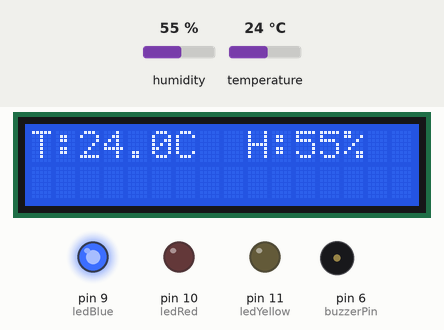
A sketch run on a simulated Arduino Uno, built with avr-gcc and run on an emulated ATmega328P. Parts: 16×2 character LCD, output pins drawn as LEDs (lit = HIGH), buzzer (waves = sounding). The inputs (shaded band) are chosen by the test bench; at power-on: temperature 24 °C, humidity 55 %. What the sketch prints to the serial monitor is not drawn.

Above: at 3.3 s.
3.4 s: temperature set to 27 °C
At 7.1 s:
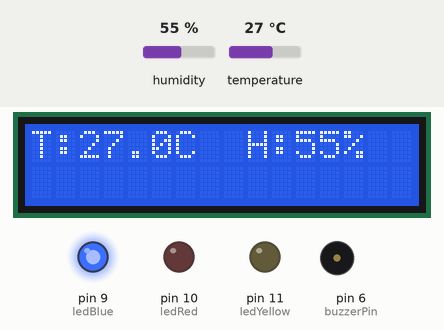
8.2 s: temperature set to 30 °C
At 11.4 s:
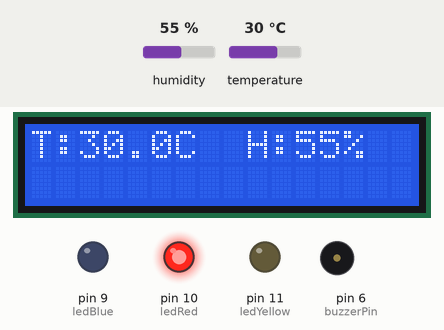
15.6 s: temperature set to 12 °C
At 18.6 s:
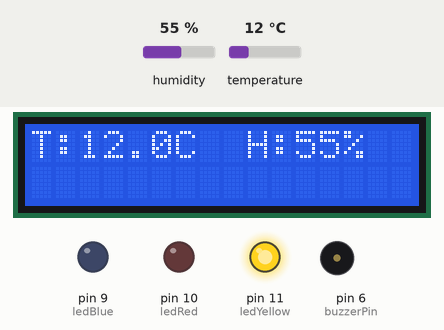
20.4 s: humidity set to 22 %
At 22.9 s:
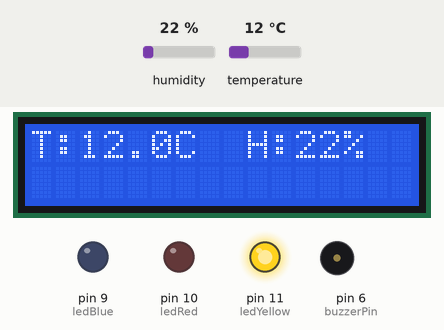
25.2 s: temperature set to 18 °C
At 27.1 s:
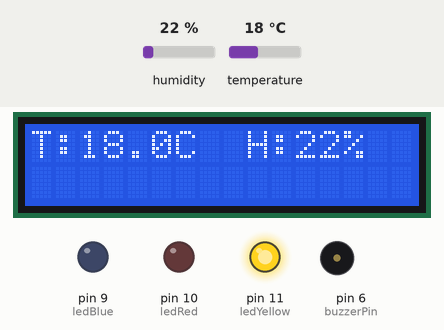
30.0 s: temperature set to 21 °C
At 31.3 s:
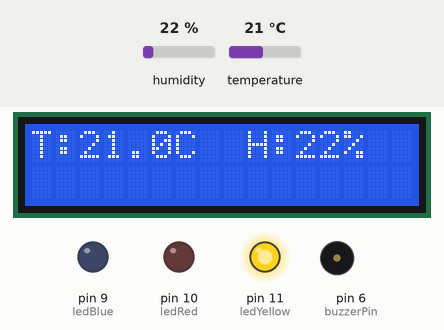
Timing chart, 0 to 33.0 s (numbered marks = the images above; inputs shaded):
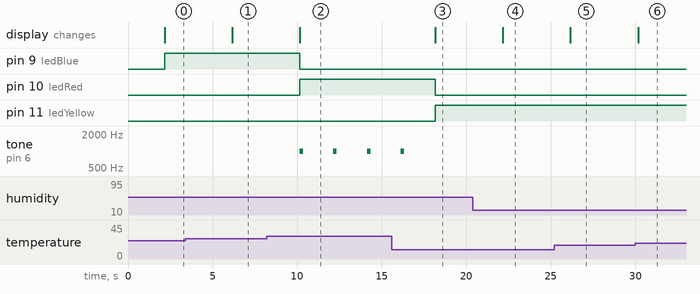

Measured:
- the behaviour switches between 28 and 29 °C on temperature (found by bisection; images 1 and 2)
- after the input at 3.4 s, the display: changes after 2.8 s (image 1)
- after the input at 8.2 s, pin 9 (ledBlue): HIGH → LOW after 2.0 s; pin 10 (ledRed): LOW → HIGH after 2.0 s; tone on pin 6 (buzzerPin): alternates 1000 Hz for 0.20 s and silent for 1.8 s, starting after 2.0 s; the display: changes after 2.0 s (image 2)
- after the input at 15.6 s, pin 10 (ledRed): HIGH → LOW after 2.6 s; pin 11 (ledYellow): LOW → HIGH after 2.6 s; tone on pin 6 (buzzerPin): goes on until 16.3 s, then stays silent; the display: changes after 2.6 s (image 3)
- after the input at 20.4 s, the display: changes after 1.8 s (image 4)
- after the input at 25.2 s, the display: changes after 0.96 s (image 5)
- after the input at 30.0 s, the display: changes after 0.16 s (image 6)

The sketch:

home_thermostat_display.ino
```cpp
/*
 * Home Thermostat Display
 * =======================
 * Reads temperature and humidity, displays on LCD,
 * and triggers visual/audible alerts when conditions exceed limits.
 *
 * Hardware:
 *   - DHT11 or DHT22 Temperature/Humidity Sensor
 *   - 16x2 LCD (I2C module recommended)
 *   - Blue LED (comfortable temp)
 *   - Red LED (too hot)
 *   - Yellow LED (too humid or too cold)
 *   - Buzzer (optional, for audible alert)
 *
 * Wiring:
 *   DHT11 Sensor:
 *     VCC  -> 5V (or 3.3V for DHT22)
 *     GND  -> GND
 *     DATA -> Pin 2
 *
 *   I2C LCD:
 *     VCC  -> 5V
 *     GND  -> GND
 *     SDA  -> A4
 *     SCL  -> A5
 *
 *   LEDs (each with 220ohm resistor):
 *     Blue LED  -> Pin 9 -> GND    (comfortable)
 *     Red LED   -> Pin 10 -> GND   (too hot)
 *     Yellow LED -> Pin 11 -> GND  (too cold/humid)
 *
 *   Buzzer:
 *     +ve  -> Pin 6
 *     -ve  -> GND
 *
 * Note: Uses LiquidCrystal_I2C library. Install via
 *   Arduino IDE: Sketch -> Include Library -> Manage Libraries
 *   Search for "LiquidCrystal I2C" by Frank de Brabander
 */

#include <DHT.h>
#include <Wire.h>
#include <LiquidCrystal_I2C.h>

#define DHTPIN 2
#define DHTTYPE DHT11  // Change to DHT22 if using DHT22

DHT dht(DHTPIN, DHTTYPE);
LiquidCrystal_I2C lcd(0x27, 16, 2);  // I2C address 0x27 or 0x3F

const int ledBlue = 9;
const int ledRed = 10;
const int ledYellow = 11;
const int buzzerPin = 6;

// Alert thresholds (adjust for your preference)
const float TEMP_COMFORT_MAX = 28.0;  // Above this = hot
const float TEMP_COMFORT_MIN = 20.0;  // Below this = cold
const float HUMID_COMFORT_MAX = 70.0; // Above this = too humid
const float HUMID_COMFORT_MIN = 30.0; // Below this = too dry

// Sensor read interval (DHT needs 2s between reads)
const unsigned long READ_INTERVAL = 2000;
unsigned long lastRead = 0;

void setup() {
  Serial.begin(9600);

  dht.begin();
  lcd.init();
  lcd.backlight();

  pinMode(ledBlue, OUTPUT);
  pinMode(ledRed, OUTPUT);
  pinMode(ledYellow, OUTPUT);
  pinMode(buzzerPin, OUTPUT);

  lcd.setCursor(0, 0);
  lcd.print("Thermostat v1.0");
  lcd.setCursor(0, 1);
  lcd.print("Initializing...");
  delay(2000);

  Serial.println("=== Home Thermostat Display ===");
  Serial.print("Temp range: ");
  Serial.print(TEMP_COMFORT_MIN);
  Serial.print("C - ");
  Serial.print(TEMP_COMFORT_MAX);
  Serial.println("C");
  Serial.print("Humidity range: ");
  Serial.print(HUMID_COMFORT_MIN);
  Serial.print("% - ");
  Serial.print(HUMID_COMFORT_MAX);
  Serial.println("%");
}

void loop() {
  unsigned long now = millis();

  if (now - lastRead >= READ_INTERVAL) {
    lastRead = now;

    float temp = dht.readTemperature();
    float humidity = dht.readHumidity();

    if (isnan(temp) || isnan(humidity)) {
      lcd.clear();
      lcd.setCursor(0, 0);
      lcd.print("Sensor Error!");
      Serial.println("Failed to read from DHT sensor!");
      allLEDsOff();
      return;
    }

    // Update LCD
    lcd.clear();
    lcd.setCursor(0, 0);
    lcd.print("T:");
    lcd.print(temp, 1);
    lcd.print("C  H:");
    lcd.print(humidity, 0);
    lcd.print("%");

    // Check conditions and update LEDs
    checkConditions(temp, humidity);

    // Serial logging
    Serial.print("Temp: ");
    Serial.print(temp, 1);
    Serial.print("C | Humidity: ");
    Serial.print(humidity, 1);
    Serial.print("% | Status: ");
    Serial.println(getStatusText(temp, humidity));
  }
}

void checkConditions(float temp, float humidity) {
  allLEDsOff();
  noTone(buzzerPin);

  if (temp > TEMP_COMFORT_MAX) {
    // Too hot
    digitalWrite(ledRed, HIGH);
    tone(buzzerPin, 1000, 200);  // Beep warning
  } else if (temp < TEMP_COMFORT_MIN) {
    // Too cold
    digitalWrite(ledYellow, HIGH);
  } else if (humidity > HUMID_COMFORT_MAX || humidity < HUMID_COMFORT_MIN) {
    // Humidity out of range
    digitalWrite(ledYellow, HIGH);
  } else {
    // Comfortable!
    digitalWrite(ledBlue, HIGH);
  }
}

void allLEDsOff() {
  digitalWrite(ledBlue, LOW);
  digitalWrite(ledRed, LOW);
  digitalWrite(ledYellow, LOW);
}

const char* getStatusText(float temp, float humidity) {
  if (temp > TEMP_COMFORT_MAX) return "TOO HOT";
  if (temp < TEMP_COMFORT_MIN) return "TOO COLD";
  if (humidity > HUMID_COMFORT_MAX) return "TOO HUMID";
  if (humidity < HUMID_COMFORT_MIN) return "TOO DRY";
  return "COMFORTABLE";
}
```
